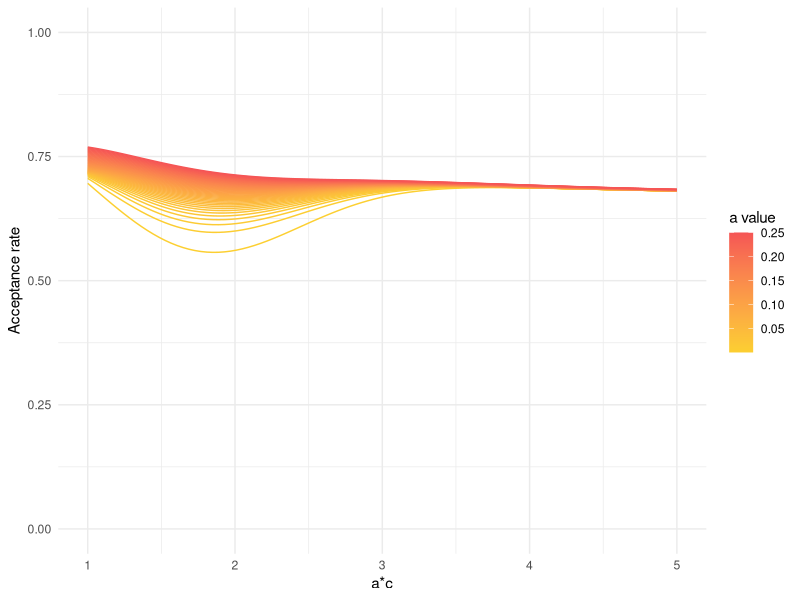

Generate this figure with R:
# library('truncnorm')
# 
# # Monte Carlo Integration for f(x) on interval [m1, m2]
# mc_integral = function(a, b, m1, m2){
#   sd = sqrt(1 / 2) / a
#   X = rtruncnorm(10^4, a = m1, b = m2, mean=b, sd=sd)
#   Y = X / (1 + X^2) * sqrt(pi) / a * (pnorm(m2, mean=b, sd=sd) - pnorm(m1, mean=b, sd=sd))
#   mean(Y)
# }

get_acceptance_rate = function(a, b) {
  target = function(x) {
    x / (1 + x ^ 2) * exp(-a ^ 2 * (x - b) ^ 2)
  }
  
  mu = b
  std = 1 / (a * sqrt(2))
  
  m1 = max(1, b / 4)
  m2 = max(1, b / 2)
  m3 = b
  
  # breaking integrals into more parts helps numerical stability,
  # also makes it easy to check which region contributes most mass
  f_area1 = integrate(target, lower = 0, upper = m1)$value
  f_area2 = integrate(target, lower = m1, upper = m2)$value
  f_area3 = integrate(target, lower = m2, upper = m3)$value
  f_area4 = integrate(target, lower = m3, upper = Inf)$value
  
  # use monte carlo integration
  # f_area1 = mc_integral(a, b, 0, m1)
  # f_area2 = mc_integral(a, b, m1, m2)
  # f_area3 = mc_integral(a, b, m2, m3)
  # f_area4 = mc_integral(a, b, m3, Inf)
  
  f_area = f_area1 + f_area2 + f_area3 + f_area4
  stopifnot(f_area > 1e-10) # warning for underflow
  
  zero_to_m1 = 0.5 * log(1 + m1^2) * exp(-a^2 * (0.75 * b)^2)
  m1_to_m2 = (pnorm(m2, mean = mu, sd = std) -  pnorm(m1, mean = mu, sd = std)) / a * (sqrt(pi)) * m1 / (1 + m1 ^ 2)
  m2_to_m3 = (pnorm(m3, mean = mu, sd = std) - pnorm(m2, mean = mu, sd = std)) / a * (sqrt(pi)) * m2 / (1 + m2 ^ 2)
  m3_to_inf = (1 - pnorm(m3, mean = mu, sd = std)) / a * (sqrt(pi)) * m3 / (1 + m3 ^ 2)
  g_area =  zero_to_m1 + m1_to_m2 + m2_to_m3 + m3_to_inf

  # cat('Mass:', zero_to_m1, m1_to_m2, m2_to_m3, m3_to_inf, '\n')
  # cat('Acceptance rate:', f_area1 / zero_to_m1, f_area2 / m1_to_m2, f_area3 / m2_to_m3, f_area4 / m3_to_inf, '\n')
  return(f_area / g_area)
}

# a = 0.25
# b = c(1/a, 2/a, 10/a, 100/a, 1000/a)
# sapply(b, get_acceptance_rate, a = a)
# 
# a = 0.1
# b = c(1/a, 2/a, 10/a, 100/a, 1000/a)
# sapply(b, get_acceptance_rate, a = a)
# 
# a = 0.01
# b = c(1/a, 2/a, 10/a, 100/a, 1000/a)
# sapply(b, get_acceptance_rate, a = a)
# 
# a = 0.001
# b = c(1/a, 2/a, 10/a, 100/a, 1000/a)
# sapply(b, get_acceptance_rate, a = a)
# 
# a = 0.01
# b = 2 / a
# get_acceptance_rate(a, b)

###################################
library(ggplot2)
library(dplyr)
library(purrr)

b <- seq(1, 5, length.out = 100)
as <- seq(1e-3, 0.25, length.out = 50)

# Create a dataframe
df <- map_df(as, ~{
  data.frame(
    a = .x,
    b = b,
    acceptance_rate = sapply(b/.x, get_acceptance_rate, a = .x)
  )
})

# Plot
ggplot(df, aes(x=b, y=acceptance_rate, color=a, group=a)) + 
  geom_line() +
  labs(x="a*c", y="Acceptance rate", color="a value") +
  theme_minimal() +
  scale_y_continuous(limits = c(0, 1)) +
  scale_color_gradient(low="#FCCF31", high="#F55555")




